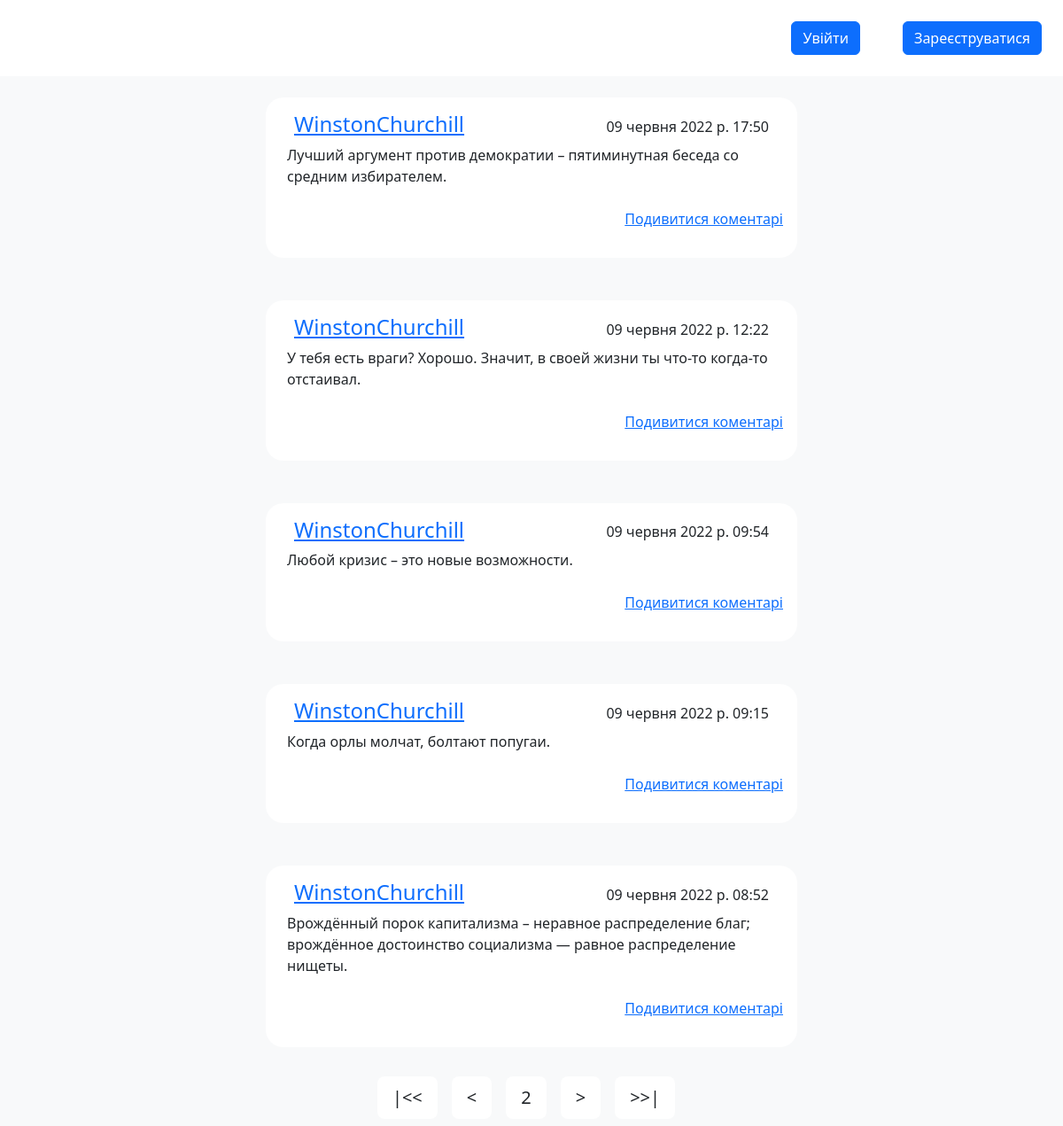
Screenshot of /?page=2 with the database file from the repository.
### blog/models.py (models this page shows)
class Post(models.Model):
    id = models.AutoField(primary_key=True)
    author = models.ForeignKey(User, on_delete=models.CASCADE)
    content = models.TextField(blank=True, verbose_name="Текст статті", null=False)
    time_create = models.DateTimeField(auto_now_add=True, verbose_name="Час створення")
    time_update = models.DateTimeField(auto_now=True, verbose_name="Час редагування")
    class Meta:
        verbose_name = 'Пости'
        verbose_name_plural = 'Пости'
        ordering = ['-time_create']

### blog/views.py (the view)
# urls.py: path('', MainPageView.as_view(), name='main_page'),
class MainPageView(View):
    def get(self, request):
        all_posts = Post.objects.all().order_by('-time_create')
        paginator = Paginator(all_posts, 5)
        page_number = request.GET.get('page', 1)
        page = paginator.get_page(page_number)
        return render(request, 'blog/main_page.html', {'posts': page, 'user': request.user})

### blog/templates/blog/main_page.html (shortened to what this page needs)
{% extends 'blog/base.html' %}
{% block content %}
<main class="d-flex flex-column align-items-center gap-4 pb-65">
    {% for post in posts %}
    <div class="mb-4 p-3 bg-white w-50  rounded-20">
        <div class="d-flex justify-content-between align-items-end  mx-3">
            <p class="h4 m-0"><a href="{% url 'user_posts' username=post.author.username %}">{{ post.author }}</a></p>
            <p class="m-0">{{ post.time_create }}</p></div>
        <div><p class="text-lg p-2">{{ post.content }}</p></div>
        <div class="w-70 ml-30 g-4 justify-content-between d-flex flex-row-reverse">
            <p><a href="{% url 'post_comments' post.id %}" class="w-50 mb-0">Подивитися коментарі</a></p>
        </div>
    </div>
    {% empty %}
        <p>Постів немає.</p>
    {% endfor %}
</main>
{% if posts.has_other_pages %}
<footer class="mt-4 bg-light fixed-bottom ">
    <div class="pagination container d-flex justify-content-center">
        {% if posts.has_previous %}
        <a href="?page=1" class="btn m-2 btn-lg bg-white btn-custom-rounded">|<<</a>
        <a href="?page={{ posts.previous_page_number }}" class="btn m-2 btn-lg bg-white btn-custom-rounded"><</a>
        {% endif %}
        <span class="btn m-2 btn-lg bg-white btn-custom-rounded">{{ posts.number }}</span>
        {% if posts.has_next %}
        <a href="?page={{ posts.next_page_number }}" class="btn m-2 btn-lg bg-white btn-custom-rounded">></a>
        <a href="?page={{ posts.paginator.num_pages }}" class="btn m-2 btn-lg bg-white btn-custom-rounded">>>|</a>
        {% endif %}
    </div>
    {% endif %}
</footer>
{% endblock %}

### static/css/styles.css (style rules this page uses)
html, body { margin: 0; height: 100%; }
.pb-65 { padding-bottom: 65px; }
.rounded-20 { border-radius: 20px; }
.w-70 { width:70% }
.ml-30 { margin-left: 30% }

### rows the page displays
Post: author "WinstonChurchill", time_create "09 червня 2022 р. 17:50", content "Лучший аргумент против демократии – пятиминутная беседа со средним избирателем."
Post: author "WinstonChurchill", time_create "09 червня 2022 р. 12:22", content "У тебя есть враги? Хорошо. Значит, в своей жизни ты что-то когда-то отстаивал."
Post: author "WinstonChurchill", time_create "09 червня 2022 р. 09:54", content "Любой кризис – это новые возможности."
Post: author "WinstonChurchill", time_create "09 червня 2022 р. 09:15", content "Когда орлы молчат, болтают попугаи."
Post: author "WinstonChurchill", time_create "09 червня 2022 р. 08:52", content "Врождённый порок капитализма – неравное распределение благ; врождённое достоинство социализма — равное распределение нищеты."

### other values shown
{{ posts.number }} "2"
